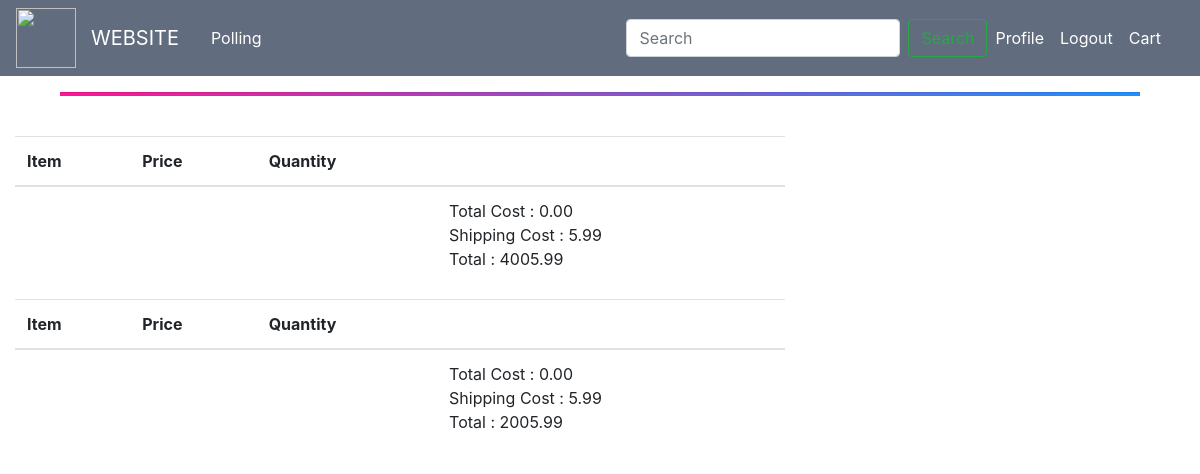
/orders/ (signed in), run on an earlier commit of the app's database.
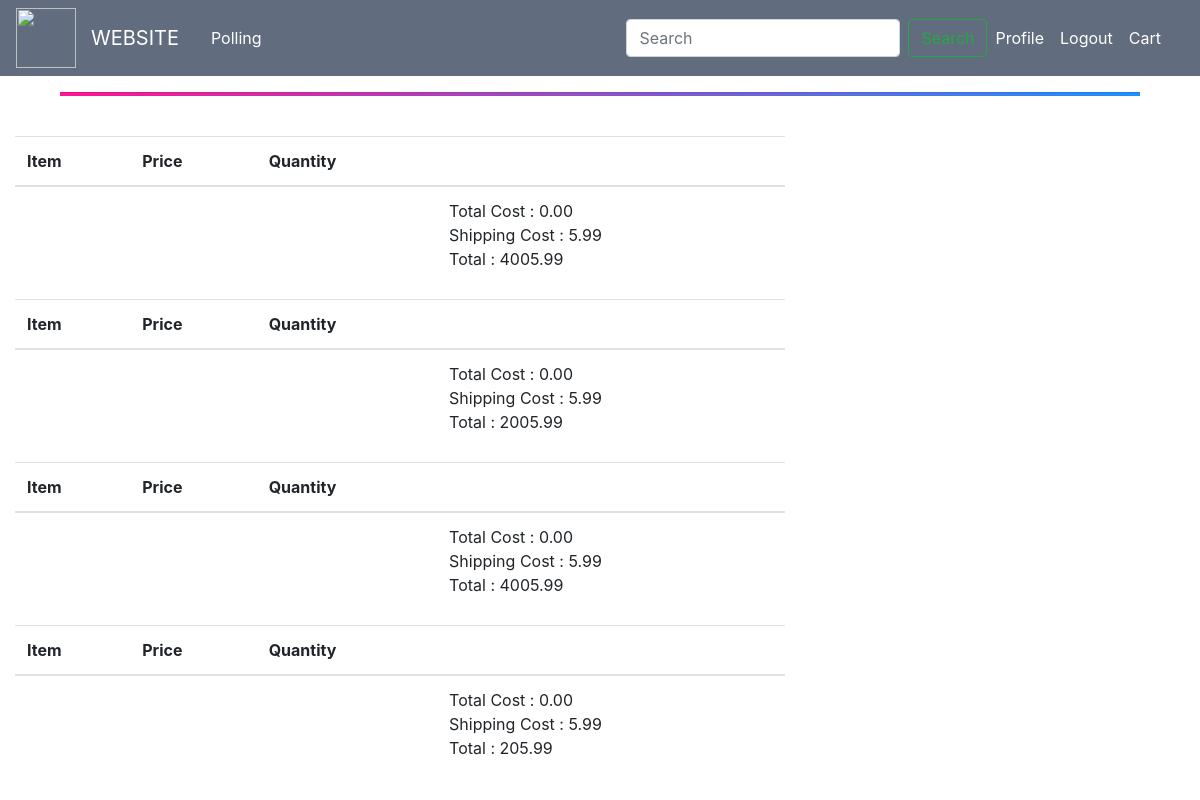
And on a later commit of the database.
### orders/models.py (models this page shows, shortened)
class Order(models.Model):
    user = models.ForeignKey(User, blank=True, null=True, on_delete=models.CASCADE)
    order_id = models.CharField(max_length=120, default='ABC', unique=True)
    cart = models.ForeignKey(Cart, related_name="order", on_delete=models.CASCADE)
    shipping_total = models.DecimalField(max_digits=10, decimal_places=2, default=5.99)
    total = models.DecimalField(max_digits=10, decimal_places=2, default=0.00)
    status = models.CharField(max_length=120, choices=STATUS_CHOICES, default="Started")
    timestamp = models.DateTimeField(auto_now_add=True, auto_now=False)
    updated = models.DateTimeField(auto_now=True, auto_now_add=False)

### cart/models.py (models this page shows, shortened)
class Cart(models.Model):
    total = models.DecimalField(max_digits=10, decimal_places=2, default=0.00)
    timestamp = models.DateTimeField(auto_now_add=True, auto_now=False)
    updated = models.DateTimeField(auto_now=True, auto_now_add=False)
    active = models.BooleanField(default=True)

### orders/views.py (the view)
# urls.py: path('orders/', order_views.orders, name='orders'),
@login_required()
def orders(request):
    empty_message = "You have no orders to see"
    empty = False
    if request.user.order_set.count() <= 0:
        empty = True
    context = {
        'empty': empty,
        'user': request.user,
    }
    template = "orders/user.html"
    return render(request, template, context)

### orders/templates/orders/user.html (shortened to what this page needs)
{% extends "blog/base.html" %}
{% block content %}
    <br>
    {% if empty %}
    <h1 style="'text-align:center"> {{ empty_message }}</h1>
    {% else %}
        {% for order in user.order_set.all %}
            <div class="col-sm-8 col-sm-offset-2">
                <table class="table">
                    <thead>
                        <th>Item</th>
                        <th>Price</th>
                        <th>Quantity</th>
                        <th></th>
                    </thead>
                    <tfoot>
                        <tr>
                            <td></td>
                            <td></td>
                            <td></td>
                            <td> Total Cost : {{ order.cart.total }} <br> Shipping Cost : {{ order.shipping_total }} <br> Total : {{ order.total }}</td>
                        </tr>
                    </tfoot>
            </table>
            </div>
        {% endfor %}
    {% endif %}
{% endblock %}

What changed in the data, as far as the page shows it:
added Order: cart.total "0.00", shipping_total "5.99", total "4005.99"
added Order: cart.total "0.00", shipping_total "5.99", total "205.99"
